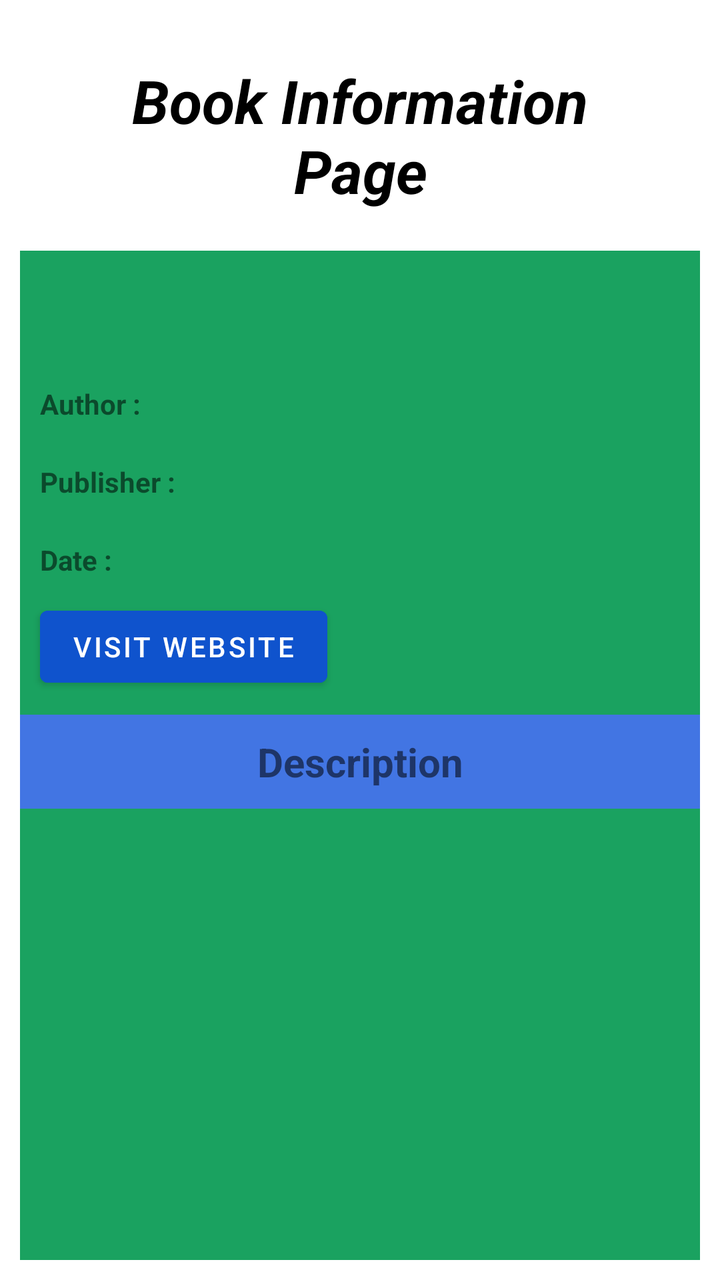
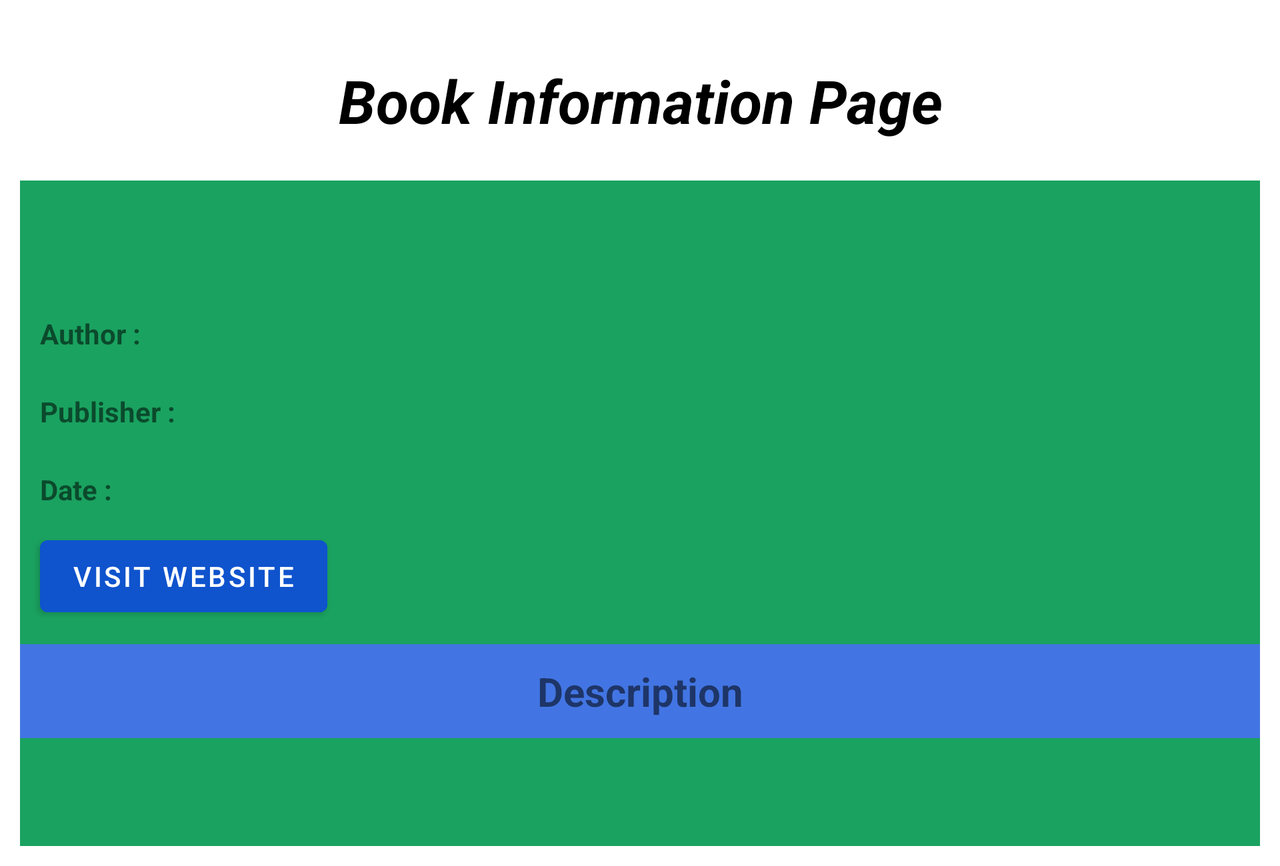

The same Android screen from two of the app's own layout files: first res/layout/ as a phone draws it, then the repository's variant for another configuration, drawn on a device whose configuration selects that folder. Both files follow.
<!-- AndroidManifest.xml: application theme Theme.GoogleBooks -->
<!-- res/layout/activity_full_view.xml -->
<?xml version="1.0" encoding="utf-8"?>
<RelativeLayout xmlns:android="http://schemas.android.com/apk/res/android"
    xmlns:tools="http://schemas.android.com/tools"
    android:layout_width="match_parent"
    android:layout_height="match_parent"
    android:layout_margin="10dp"
    android:background="@color/books_info"
    android:orientation="vertical"
    tools:context=".FullView">

    <TextView
        android:id="@+id/ifo"
        android:layout_width="match_parent"
        android:layout_height="wrap_content"
        android:background="@color/white"
        android:gravity="center"
        android:padding="20dp"
        android:text="@string/book_info"
        android:textColor="@color/black"
        android:textSize="30sp"
        android:textStyle="bold|italic" />

    <TextView
        android:id="@+id/title_id"
        android:layout_width="match_parent"
        android:layout_height="wrap_content"
        android:layout_below="@+id/ifo"
        android:layout_marginTop="10dp"
        android:padding="10dp"
        android:textColor="@color/white"
        android:textSize="20sp"
        android:textStyle="bold" />

    <TextView
        android:id="@+id/auth1"
        android:layout_width="wrap_content"
        android:layout_height="wrap_content"
        android:layout_below="@id/title_id"
        android:padding="10dp"
        android:text="@string/author_n"
        android:textStyle="bold"

        />

    <TextView
        android:id="@+id/author_id"
        android:layout_width="match_parent"
        android:layout_height="wrap_content"
        android:layout_below="@id/title_id"
        android:layout_toEndOf="@id/auth1"
        android:padding="10dp"
        android:textColor="@color/white" />

    <TextView
        android:id="@+id/pub1"
        android:layout_width="wrap_content"
        android:layout_height="wrap_content"
        android:layout_below="@id/author_id"
        android:padding="10dp"
        android:text="@string/pub_n"
        android:textStyle="bold" />

    <TextView
        android:id="@+id/pub_id"
        android:layout_width="match_parent"
        android:layout_height="wrap_content"
        android:layout_below="@id/author_id"
        android:layout_toEndOf="@id/pub1"
        android:padding="10dp"
        android:textColor="@color/white" />

    <TextView
        android:id="@+id/date_id1"
        android:layout_width="wrap_content"
        android:layout_height="wrap_content"
        android:layout_below="@id/pub_id"
        android:padding="10dp"
        android:text="@string/dn"
        android:textStyle="bold" />

    <TextView
        android:id="@+id/date_id"
        android:layout_width="match_parent"
        android:layout_height="wrap_content"
        android:layout_below="@id/pub_id"
        android:layout_toEndOf="@id/date_id1"
        android:padding="10dp"
        android:textColor="@color/white" />

    <Button
        android:id="@+id/b_id"
        android:layout_width="wrap_content"
        android:layout_height="wrap_content"
        android:layout_below="@id/date_id1"
        android:layout_marginStart="10dp"
        android:backgroundTint="@color/visit_button_color"
        android:text="@string/v_w" />

    <TextView
        android:id="@+id/info2"
        android:layout_width="match_parent"
        android:layout_height="wrap_content"
        android:layout_below="@id/b_id"
        android:layout_marginTop="10dp"
        android:background="@color/app_color"
        android:gravity="center"
        android:padding="10dp"
        android:text="@string/descp"
        android:textSize="20sp"
        android:textStyle="bold" />

    <TextView
        android:id="@+id/descp_id"
        android:layout_width="wrap_content"
        android:layout_height="match_parent"
        android:layout_below="@id/info2"
        android:layout_marginTop="15dp"
        android:background="@color/books_info"
        android:padding="10dp"
        android:scrollbars="vertical"
        android:textAlignment="viewStart"
        android:textColor="@color/white" />


</RelativeLayout>
<!-- resources referenced by this layout -->
<resources>
  <color name="app_color">#4275e3</color>
  <color name="black">#FF000000</color>
  <color name="books_info">#1aa260</color>
  <color name="visit_button_color">#0F53CD</color>
  <color name="white">#FFFFFFFF</color>
  <string name="author_n">Author :</string>
  <string name="book_info">Book Information Page</string>
  <string name="descp">Description</string>
  <string name="dn">Date :</string>
  <string name="pub_n">Publisher :</string>
  <string name="v_w">Visit Website</string>
  <style name="Theme.GoogleBooks" parent="Theme.MaterialComponents.Light">
          
          <item name="colorPrimary">@color/app_color</item>
          <item name="colorPrimaryVariant">#1C3A7C</item>
          <item name="colorOnPrimary">@color/white</item>
          
          <item name="colorSecondary">@color/teal_200</item>
          <item name="colorSecondaryVariant">@color/teal_700</item>
          <item name="colorOnSecondary">@color/black</item>
          
          <item name="android:statusBarColor" tools:targetApi="l">?attr/colorPrimaryVariant</item>
          
      </style>
  <color name="teal_200">#FF03DAC5</color>
  <color name="teal_700">#FF018786</color>
</resources>
<!-- res/layout-land/activity_full_view.xml (the repository's variant of the layout above) -->
<!-- drawn on the phone turned sideways -->
<?xml version="1.0" encoding="utf-8"?>
<ScrollView xmlns:android="http://schemas.android.com/apk/res/android"
    xmlns:tools="http://schemas.android.com/tools"
    android:layout_width="match_parent"
    android:layout_height="match_parent"
    tools:context=".FullView">

    <RelativeLayout
        android:layout_width="match_parent"
        android:layout_height="wrap_content"
        android:layout_margin="10dp"
        android:background="@color/books_info"
        android:orientation="vertical">

        <TextView
            android:id="@+id/ifo"
            android:layout_width="match_parent"
            android:layout_height="wrap_content"
            android:background="@color/white"
            android:gravity="center"
            android:padding="20dp"
            android:text="@string/book_info"
            android:textColor="@color/black"
            android:textSize="30sp"
            android:textStyle="bold|italic" />

        <TextView
            android:id="@+id/title_id"
            android:layout_width="match_parent"
            android:layout_height="wrap_content"
            android:layout_below="@+id/ifo"
            android:layout_marginTop="10dp"
            android:padding="10dp"
            android:textColor="@color/white"
            android:textSize="20sp"
            android:textStyle="bold" />

        <TextView
            android:id="@+id/auth1"
            android:layout_width="wrap_content"
            android:layout_height="wrap_content"
            android:layout_below="@id/title_id"
            android:padding="10dp"
            android:text="@string/author_n"
            android:textStyle="bold"

            />

        <TextView
            android:id="@+id/author_id"
            android:layout_width="match_parent"
            android:layout_height="wrap_content"
            android:layout_below="@id/title_id"
            android:layout_toEndOf="@id/auth1"
            android:padding="10dp"
            android:textColor="@color/white" />

        <TextView
            android:id="@+id/pub1"
            android:layout_width="wrap_content"
            android:layout_height="wrap_content"
            android:layout_below="@id/author_id"
            android:padding="10dp"
            android:text="@string/pub_n"
            android:textStyle="bold" />

        <TextView
            android:id="@+id/pub_id"
            android:layout_width="match_parent"
            android:layout_height="wrap_content"
            android:layout_below="@id/author_id"
            android:layout_toEndOf="@id/pub1"
            android:padding="10dp"
            android:textColor="@color/white" />

        <TextView
            android:id="@+id/date_id1"
            android:layout_width="wrap_content"
            android:layout_height="wrap_content"
            android:layout_below="@id/pub_id"
            android:padding="10dp"
            android:text="@string/dn"
            android:textStyle="bold" />

        <TextView
            android:id="@+id/date_id"
            android:layout_width="match_parent"
            android:layout_height="wrap_content"
            android:layout_below="@id/pub_id"
            android:layout_toEndOf="@id/date_id1"
            android:padding="10dp"
            android:textColor="@color/white" />

        <Button
            android:id="@+id/b_id"
            android:layout_width="wrap_content"
            android:layout_height="wrap_content"
            android:layout_below="@id/date_id1"
            android:layout_marginStart="10dp"
            android:backgroundTint="@color/visit_button_color"
            android:text="@string/v_w" />

        <TextView
            android:id="@+id/info2"
            android:layout_width="match_parent"
            android:layout_height="wrap_content"
            android:layout_below="@id/b_id"
            android:layout_marginTop="10dp"
            android:background="@color/app_color"
            android:gravity="center"
            android:padding="10dp"
            android:text="@string/descp"
            android:textSize="20sp"
            android:textStyle="bold" />

        <TextView
            android:id="@+id/descp_id"
            android:layout_width="wrap_content"
            android:layout_height="match_parent"
            android:layout_below="@id/info2"
            android:layout_marginTop="15dp"
            android:background="@color/books_info"
            android:padding="10dp"
            android:scrollbars="vertical"
            android:textAlignment="viewStart"
            android:textColor="@color/white" />


    </RelativeLayout>
</ScrollView>
